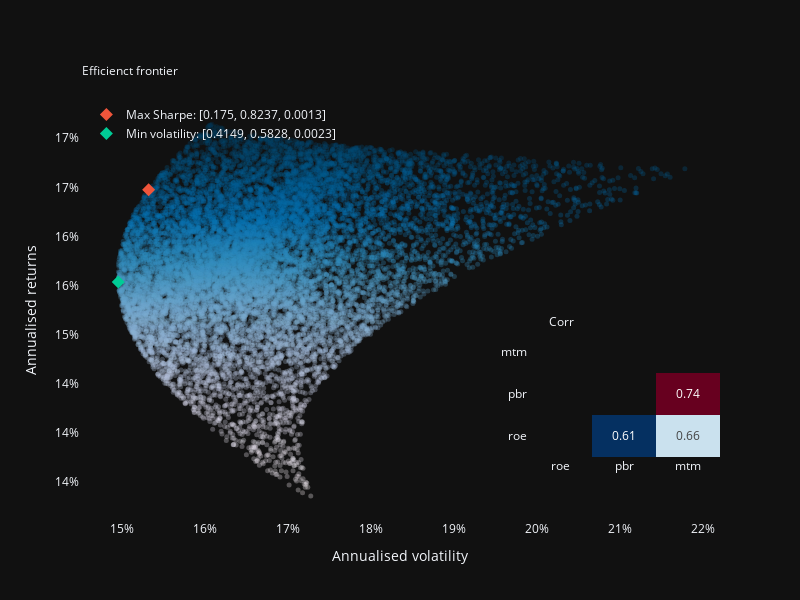

Write notebook code for a chart like this one.
### Code cell
import plotly.graph_objects as go

def plot_efficiency_frontier(returns:pd.DataFrame):
    

    fig = make_subplots(rows=2, cols=1, vertical_spacing=0.05)

    results = calc_random_portfolios(returns)
    max_sharpe = results.loc[results['sharpe'].argmax()]
    min_vol = results.loc[results['std_dev'].argmin()]
    
    fig.add_trace(go.Scatter(
        x=results['std_dev'],
        y=results['return'],
        mode='markers',
        marker=dict(
            size=5,
            color=results['return'],
            colorscale='PuBu',
            # showscale=True,
            opacity=0.3
        ),
        name='Weights',
        text=results['weights'].astype(str),
        showlegend=False,
    ), row=1, col=1)

    # Add maximum Sharpe ratio point
    fig.add_trace(go.Scatter(
        x=[max_sharpe['std_dev']],
        y=[max_sharpe['return']],
        mode='markers',
        marker=dict(size=10, symbol='diamond'),
        name=f"Max Sharpe: {str(max_sharpe['weights'])}",
        text=[str(max_sharpe['weights'])],
        showlegend=True,
    ), row=1, col=1)

    # Add minimum volatility point
    fig.add_trace(go.Scatter(
        x=[min_vol['std_dev']],
        y=[min_vol['return']],
        mode='markers',
        marker=dict(size=10, symbol='diamond'),
        name=f"Min volatility: {str(min_vol['weights'])}",
        text=[str(min_vol['weights'])],
        showlegend=True
    ), row=1, col=1)
    
    corr_plot = returns.corr()
    corr_plot = corr_plot\
        .mask(np.tril(np.ones(corr_plot.shape)).astype(bool))

    fig.add_trace(go.Heatmap(
        z=corr_plot.values,
        x=corr_plot.columns,
        y=corr_plot.index,
        colorscale='RdBu_r',
        text=corr_plot.map("{:.2f}".format).replace('nan', '').values,
        texttemplate="%{text}",
        showscale=False,
        # hoverongaps=False,
        # showgaps=False,
        # zmin=-1,
        # zmax=1,
        # colorbar=dict(thickness=20),
        
    ), row=2, col=1)
    
    fig.update_yaxes(tickformat=".0%", row=1, col=1)
    fig.update_xaxes(tickformat=".0%", row=1, col=1)
    
    # position
    fig.update_yaxes(domain=[0.0, 1.0], row=1, col=1)
    fig.update_yaxes(domain=[0.15, 0.45], row=2, col=1)
    fig.update_xaxes(domain=[0.0, 1.0], row=1, col=1)
    fig.update_xaxes(domain=[0.7, 1.0], row=2, col=1)

    # title
    fig.add_annotation(text=(f'Efficienct frontier'), x=0, y=1, yshift=40, xref="x domain", yref="y domain", showarrow=False, row=1, col=1)
    fig.add_annotation(text=(f'Corr'), x=0.1, y=1, yshift=20, xref="x domain", yref="y domain", showarrow=False, row=2, col=1)

    # Update layout
    fig.update_layout(
        legend=dict(x=0.01, y=1, xanchor='left', yanchor='top', bgcolor='rgba(0,0,0,0)'),
        xaxis_title='Annualised volatility',
        yaxis_title='Annualised returns',
        width=PlotMaster().fig_param['size']['w'],
        height=PlotMaster().fig_param['size']['h'],
        template=PlotMaster().fig_param['template'],
        plot_bgcolor='rgba(0,0,0,0)',
        xaxis=dict(showgrid=False),
        yaxis=dict(showgrid=False),
        xaxis2=dict(showgrid=False),
        yaxis2=dict(showgrid=False),
    )

    return fig
plot_efficiency_frontier(returns)

### Figure 1 — Plotly figure (JSON) as saved in the notebook; plotly's stock layout.template omitted (floating-point values rounded to 4 significant figures; data arrays with more than 128 entries replaced by an {"elided": "..."} marker saying what was removed)
{"data": [{"marker": {"color": {"elided": "14589 float values"}, "colorscale": [[0, "rgb(255,247,251)"], [0.125, "rgb(236,231,242)"], [0.25, "rgb(208,209,230)"], [0.375, "rgb(166,189,219)"], [0.5, "rgb(116,169,207)"], [0.625, "rgb(54,144,192)"], [0.75, "rgb(5,112,176)"], [0.875, "rgb(4,90,141)"], [1, "rgb(2,56,88)"]], "opacity": 0.3, "size": 5}, "mode": "markers", "name": "Weights", "showlegend": false, "text": {"elided": "14589 str values"}, "type": "scatter", "x": {"elided": "14589 float values"}, "xaxis": "x", "y": {"elided": "14589 float values"}, "yaxis": "y"}, {"marker": {"size": 10, "symbol": "diamond"}, "mode": "markers", "name": "Max Sharpe: [0.175, 0.8237, 0.0013]", "showlegend": true, "text": ["[0.175, 0.8237, 0.0013]"], "type": "scatter", "x": [0.1532], "xaxis": "x", "y": [0.1648], "yaxis": "y"}, {"marker": {"size": 10, "symbol": "diamond"}, "mode": "markers", "name": "Min volatility: [0.4149, 0.5828, 0.0023]", "showlegend": true, "text": ["[0.4149, 0.5828, 0.0023]"], "type": "scatter", "x": [0.1495], "xaxis": "x", "y": [0.1554], "yaxis": "y"}, {"colorscale": [[0, "rgb(5,48,97)"], [0.1, "rgb(33,102,172)"], [0.2, "rgb(67,147,195)"], [0.3, "rgb(146,197,222)"], [0.4, "rgb(209,229,240)"], [0.5, "rgb(247,247,247)"], [0.6, "rgb(253,219,199)"], [0.7, "rgb(244,165,130)"], [0.8, "rgb(214,96,77)"], [0.9, "rgb(178,24,43)"], [1, "rgb(103,0,31)"]], "showscale": false, "text": [["", "0.61", "0.66"], ["", "", "0.74"], ["", "", ""]], "texttemplate": "%{text}", "type": "heatmap", "x": ["roe", "pbr", "mtm"], "xaxis": "x2", "y": ["roe", "pbr", "mtm"], "yaxis": "y2", "z": [[null, 0.6065, 0.6576], [null, null, 0.7383], [null, null, null]]}], "layout": {"annotations": [{"showarrow": false, "text": "Efficienct frontier", "x": 0, "xref": "x domain", "y": 1, "yref": "y domain", "yshift": 40}, {"showarrow": false, "text": "Corr", "x": 0.1, "xref": "x2 domain", "y": 1, "yref": "y2 domain", "yshift": 20}], "height": 600, "legend": {"bgcolor": "rgba(0,0,0,0)", "x": 0.01, "xanchor": "left", "y": 1, "yanchor": "top"}, "plot_bgcolor": "rgba(0,0,0,0)", "width": 800, "xaxis": {"anchor": "y", "domain": [0, 1], "showgrid": false, "tickformat": ".0%", "title": {"text": "Annualised volatility"}}, "xaxis2": {"anchor": "y2", "domain": [0.7, 1], "showgrid": false}, "yaxis": {"anchor": "x", "domain": [0, 1], "showgrid": false, "tickformat": ".0%", "title": {"text": "Annualised returns"}}, "yaxis2": {"anchor": "x2", "domain": [0.15, 0.45], "showgrid": false}}}
